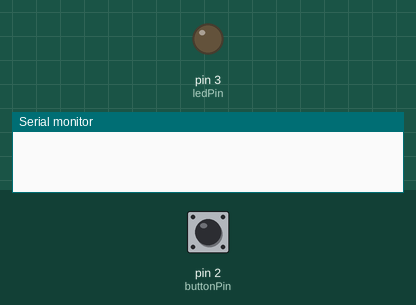
Recording of a sketch running on a simulated Arduino Uno, built with avr-gcc and run on an emulated ATmega328P. Parts: output pins drawn as LEDs (lit = HIGH), the last lines printed to the serial monitor. Dashed ring = blinking. The inputs (shaded band) are chosen by the test bench; at power-on: pin 2 (buttonPin) HIGH.

Above: at 1.2 s.
1.3 s: pin 2 (buttonPin) pulled LOW for 0.15 s
At 3.2 s:
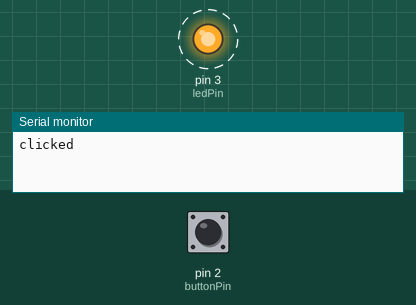
Timing chart, 0 to 10.4 s (numbered marks = the images above; inputs shaded):
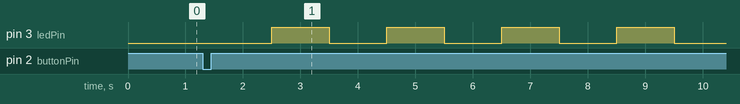

The sketch:

CodingPractice.ino
```cpp
const int buttonPin = 2;
const int ledPin = 3;

int buttonState = 0;
int lastButtonState = HIGH;
bool buttonPressed = false;
unsigned long pressingTime = 0;

unsigned long lastDebounceTime = 0;
const int debounceDelay = 50;

unsigned long previousMillis = 0;
unsigned long blinkInterval = 250;
bool blinkOn = true;

int mode = 0;

void setup() {
  pinMode(ledPin, OUTPUT);
  pinMode(buttonPin, INPUT_PULLUP); // interner Pull-up
  digitalWrite(ledPin, HIGH);       // Start steady ON
  Serial.begin(9600);
}

void loop() {
  checkButton();

  // LED Verhalten steuern
  if (mode == 0) {
    digitalWrite(ledPin, LOW); // steady ON
  } else {
    unsigned long currentMillis = millis();
    if (currentMillis - previousMillis >= blinkInterval) {
      previousMillis = currentMillis;
      blinkOn = !blinkOn;
      digitalWrite(ledPin, blinkOn ? HIGH : LOW);
    }
  }
}

void checkButton() {
  buttonState = digitalRead(buttonPin);

  if (buttonState != lastButtonState) {
    lastDebounceTime = millis();
  }

  if ((millis() - lastDebounceTime) > debounceDelay) {
    if (buttonState == LOW && !buttonPressed) {
      pressingTime = millis();
      buttonPressed = true;
    }

    if (buttonState == HIGH && buttonPressed) {
      buttonPressed = false;
      Serial.println("clicked");
      changeMode();
    }
  }

  lastButtonState = buttonState;
}

void changeMode() {
  mode = (mode + 1) % 4; // 0 -> 1 -> 2 -> 3 -> 0

  // Blink-Intervalle setzen
  if (mode == 1) blinkInterval = 1000;  // slow
  else if (mode == 2) blinkInterval = 600; // medium
  else if (mode == 3) blinkInterval = 250; // fast
  else if (mode == 0) digitalWrite(ledPin, LOW); // steady
}
```

Measured:
- after the input at 1.3 s, pin 3 (ledPin): alternates HIGH for 1.0 s and LOW for 1.0 s, starting after 1.2 s
